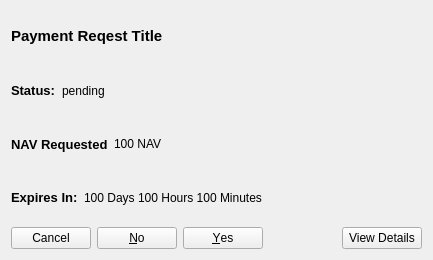
<?xml version="1.0" encoding="UTF-8"?>
<ui version="4.0">
 <class>CommunityFundDisplayPaymentRequest</class>
 <widget class="QWidget" name="CommunityFundDisplayPaymentRequest">
  <property name="geometry">
   <rect>
    <x>0</x>
    <y>0</y>
    <width>433</width>
    <height>260</height>
   </rect>
  </property>
  <property name="windowTitle">
   <string>Form</string>
  </property>
  <layout class="QVBoxLayout" name="verticalLayout_2">
   <item>
    <widget class="QLabel" name="label">
     <property name="maximumSize">
      <size>
       <width>400</width>
       <height>50</height>
      </size>
     </property>
     <property name="font">
      <font>
       <pointsize>11</pointsize>
       <weight>75</weight>
       <bold>true</bold>
      </font>
     </property>
     <property name="text">
      <string>Payment Reqest Title</string>
     </property>
    </widget>
   </item>
   <item>
    <layout class="QVBoxLayout" name="verticalLayout">
     <item>
      <layout class="QHBoxLayout" name="horizontalLayout_4">
       <item>
        <widget class="QLabel" name="label_3">
         <property name="sizePolicy">
          <sizepolicy hsizetype="Maximum" vsizetype="Preferred">
           <horstretch>0</horstretch>
           <verstretch>0</verstretch>
          </sizepolicy>
         </property>
         <property name="font">
          <font>
           <pointsize>10</pointsize>
           <weight>75</weight>
           <bold>true</bold>
          </font>
         </property>
         <property name="text">
          <string>Status:</string>
         </property>
        </widget>
       </item>
       <item>
        <widget class="QLabel" name="label_2">
         <property name="text">
          <string>pending</string>
         </property>
        </widget>
       </item>
      </layout>
     </item>
     <item>
      <layout class="QHBoxLayout" name="horizontalLayout_6">
       <item>
        <widget class="QLabel" name="label_7">
         <property name="sizePolicy">
          <sizepolicy hsizetype="Maximum" vsizetype="Preferred">
           <horstretch>0</horstretch>
           <verstretch>0</verstretch>
          </sizepolicy>
         </property>
         <property name="font">
          <font>
           <pointsize>10</pointsize>
           <weight>75</weight>
           <bold>true</bold>
          </font>
         </property>
         <property name="text">
          <string>NAV Requested</string>
         </property>
        </widget>
       </item>
       <item>
        <widget class="QLabel" name="label_6">
         <property name="text">
          <string>100 NAV</string>
         </property>
        </widget>
       </item>
      </layout>
     </item>
     <item>
      <layout class="QHBoxLayout" name="horizontalLayout_5">
       <item>
        <widget class="QLabel" name="label_5">
         <property name="sizePolicy">
          <sizepolicy hsizetype="Maximum" vsizetype="Preferred">
           <horstretch>0</horstretch>
           <verstretch>0</verstretch>
          </sizepolicy>
         </property>
         <property name="font">
          <font>
           <pointsize>10</pointsize>
           <weight>75</weight>
           <bold>true</bold>
          </font>
         </property>
         <property name="text">
          <string>Expires In:</string>
         </property>
        </widget>
       </item>
       <item>
        <widget class="QLabel" name="label_4">
         <property name="text">
          <string>100 Days 100 Hours 100 Minutes</string>
         </property>
        </widget>
       </item>
      </layout>
     </item>
     <item>
      <layout class="QHBoxLayout" name="horizontalLayout">
       <item>
        <widget class="QDialogButtonBox" name="buttonBox">
         <property name="layoutDirection">
          <enum>Qt::RightToLeft</enum>
         </property>
         <property name="standardButtons">
          <set>QDialogButtonBox::Cancel|QDialogButtonBox::No|QDialogButtonBox::Yes</set>
         </property>
        </widget>
       </item>
       <item>
        <widget class="QPushButton" name="pushButtonDetail">
         <property name="text">
          <string>View Details</string>
         </property>
        </widget>
       </item>
      </layout>
     </item>
    </layout>
   </item>
  </layout>
 </widget>
 <resources/>
 <connections/>
</ui>
